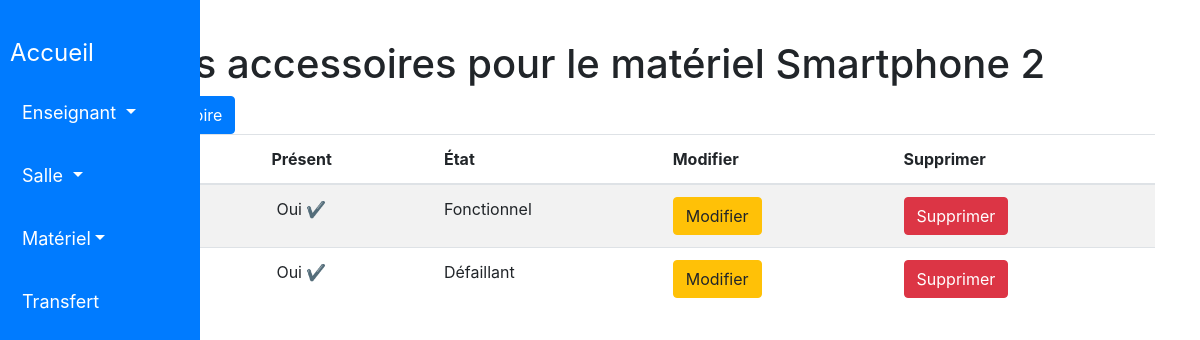
Screenshot of /gestion_materiel/materiel/24/accessoires/ with the database file from the repository.
### gestion_materiel/models.py (models this page shows, shortened)
class Materiel(models.Model):
    nom = models.CharField(
        max_length=100,
        blank=False,
        null=True,
        default=''
    )
    budget = models.CharField(
        max_length=100,
        blank=False,
        null=True,
        default=''
    )
    proprietaire = models.ForeignKey(
        Enseignant,
        on_delete=models.CASCADE,
        null=True,
        related_name='materiels_possedes'
    )
    lieu = models.ForeignKey(
        Salle,
        on_delete=models.CASCADE,
        null=True
    )
    possesseur = models.ForeignKey(
        Enseignant,
        on_delete=models.CASCADE,
        null=True,
        blank=True,
        related_name='materiels_en_possession'
    )

class AccessoireMateriel(models.Model):
    material = models.ForeignKey(
        Materiel,
        on_delete=models.CASCADE,
        null=True
    )
    nom = models.CharField(
        max_length=100,
        blank = True
    )
    present = models.BooleanField(
        default=True
    )
    etat = models.CharField(
        max_length=100,
        blank=True,
        null=True
    )

### gestion_materiel/views.py (the view)
# urls.py: path('gestion_materiel/materiel/<int:materiel_id>/accessoires/', liste_accessoires, name='liste_accessoires'),
def liste_accessoires(request, materiel_id):
    materiel = Materiel.objects.get(id=materiel_id)
    accessoires = AccessoireMateriel.objects.filter(material=materiel)
    return render(request, 'gestion_materiel/materiel/accessoire/liste_accessoires.html', {'materiel': materiel, 'accessoires': accessoires})

### templates/gestion_materiel/materiel/accessoire/liste_accessoires.html (shortened to what this page needs)
<!DOCTYPE html>
<html>
<head>
</head>
<body>
    {% include 'gestion_materiel/includes/entete.html' %}
    <div class="container">
        <h1>Liste des accessoires pour le matériel {{ materiel.nom }}</h1>
        <a href="{% url 'ajouter_accessoire' materiel_id=materiel.id %}" class="btn btn-primary">Ajouter un accessoire</a>
        <table class="table table-striped">
            <thead>
                <tr>
                    <th>Nom</th>
                    <th>Présent</th>
                    <th>État</th>
                    <th>Modifier</th>
                    <th>Supprimer</th>
                </tr>
            </thead>
            <tbody>
                {% for accessoire in accessoires %}
                    <tr>
                        <td>{{ accessoire.nom }}</td>
                        <td>
                            {% if accessoire.present %}
                                <span style="margin-left: 5px"> Oui </span><span class="text-success">&#10004;</span>
                            {% else %}
                                <span style="margin-left: 5px"> Non </span><span class="text-danger">&#10008;</span>
                            {% endif %}
                        </td>
                        <td>{{ accessoire.etat }}</td>
                        <td>
                            <a href="{% url 'modifier_accessoire' materiel_id=materiel.id accessoire_id=accessoire.id %}" class="btn btn-warning">Modifier</a>
                        </td>
                        <td>
                            <form method="post" action="{% url 'supprimer_accessoire' materiel_id=materiel.id accessoire_id=accessoire.id %}">
                                <button type="submit" class="btn btn-danger">Supprimer</button>
                            </form>
                        </td>
                    </tr>
                {% empty %}
                    <tr>
                        <td colspan="5">Aucun accessoire trouvé.</td>
                    </tr>
                {% endfor %}
            </tbody>
        </table>
    </div>
</body>
</html>

### rows the page displays
Materiel: nom "Smartphone 2"
AccessoireMateriel: present "Oui", etat "Fonctionnel"
AccessoireMateriel: present "Oui", etat "Défaillant"
